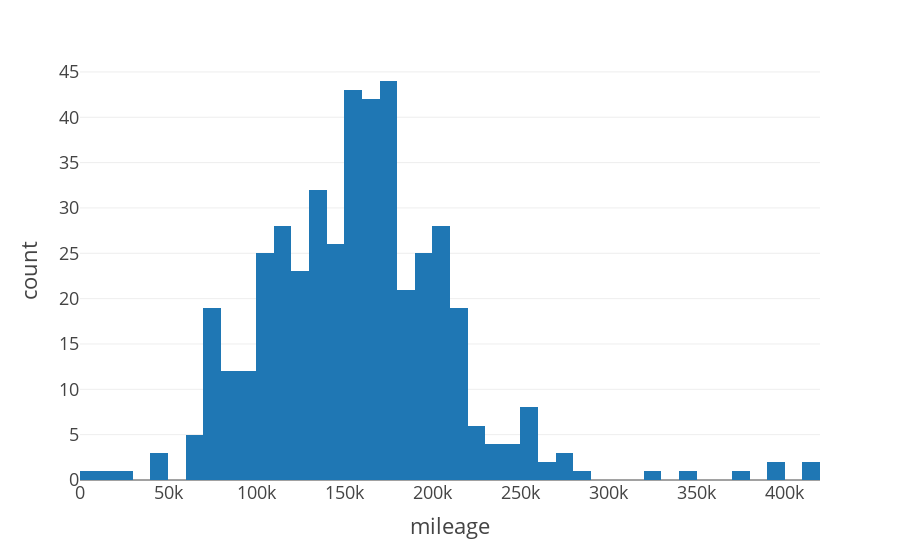

Here is the notebook cell this chart was saved with:
### Code cell
plt_mileage = px.histogram(df, x=df.mileage, template="presentation")
plt_mileage.show()

# pio.write_html(plt_mileage, file='./data/img/plt_mileage.html', full_html=False, include_plotlyjs='cdn', auto_open=False)

### Figure 1 — Plotly figure (JSON) as saved in the notebook; plotly's stock layout.template omitted (floating-point values rounded to 4 significant figures; data arrays with more than 128 entries replaced by an {"elided": "..."} marker saying what was removed)
{"data": [{"alignmentgroup": "True", "bingroup": "x", "hovertemplate": "mileage=%{x}<br>count=%{y}<extra></extra>", "legendgroup": "", "marker": {"color": "#1F77B4"}, "name": "", "offsetgroup": "", "orientation": "v", "showlegend": false, "type": "histogram", "x": {"elided": "445 int values"}, "xaxis": "x", "yaxis": "y"}], "layout": {"autosize": true, "barmode": "relative", "legend": {"tracegroupgap": 0}, "margin": {"t": 60}, "xaxis": {"anchor": "y", "autorange": true, "domain": [0, 1], "range": [-0.5, 420000.0], "title": {"text": "mileage"}, "type": "linear"}, "yaxis": {"anchor": "x", "autorange": true, "domain": [0, 1], "range": [0, 46.32], "title": {"text": "count"}}}}
